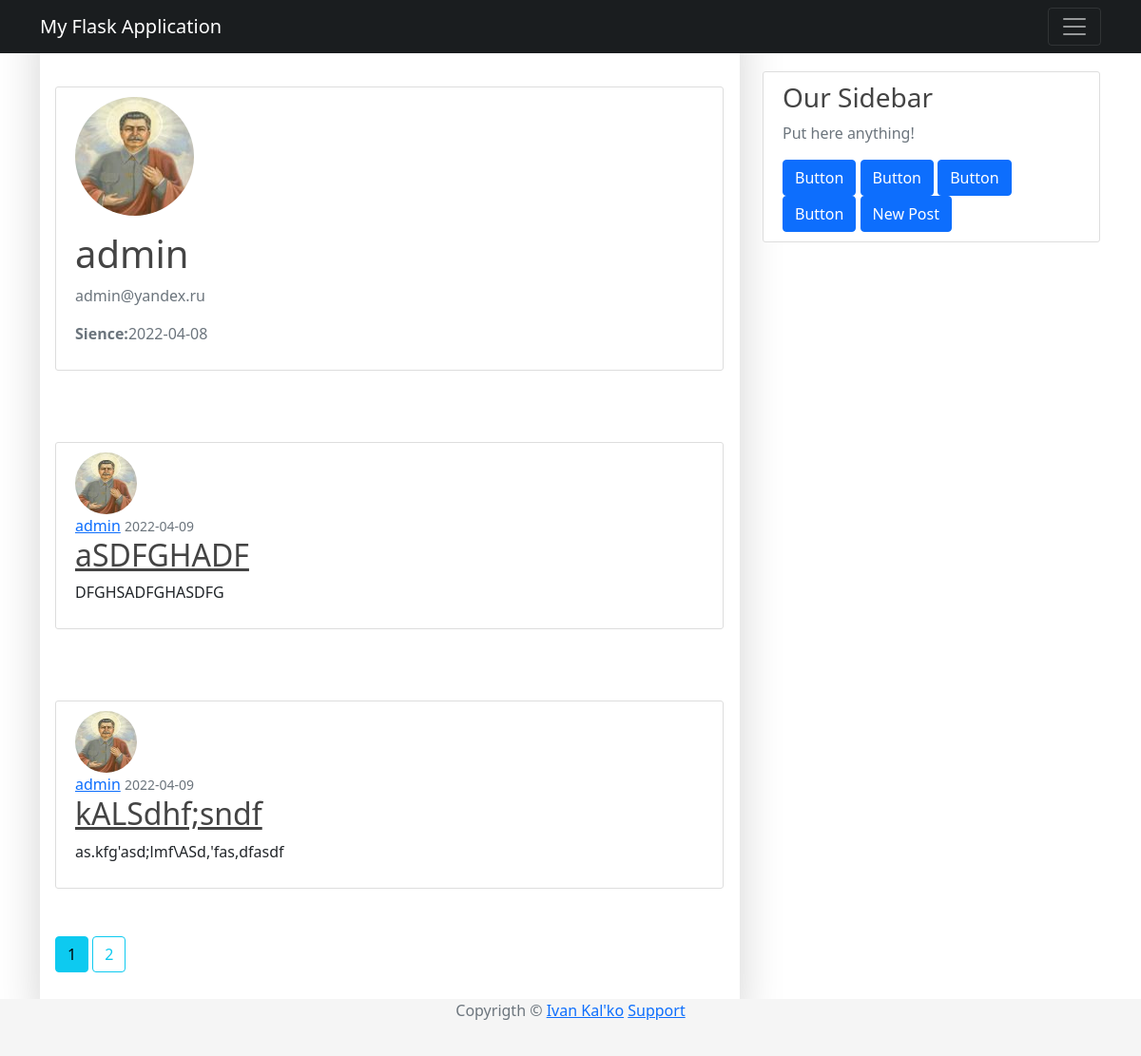
Page /user/admin (signed in) on the earlier database version.
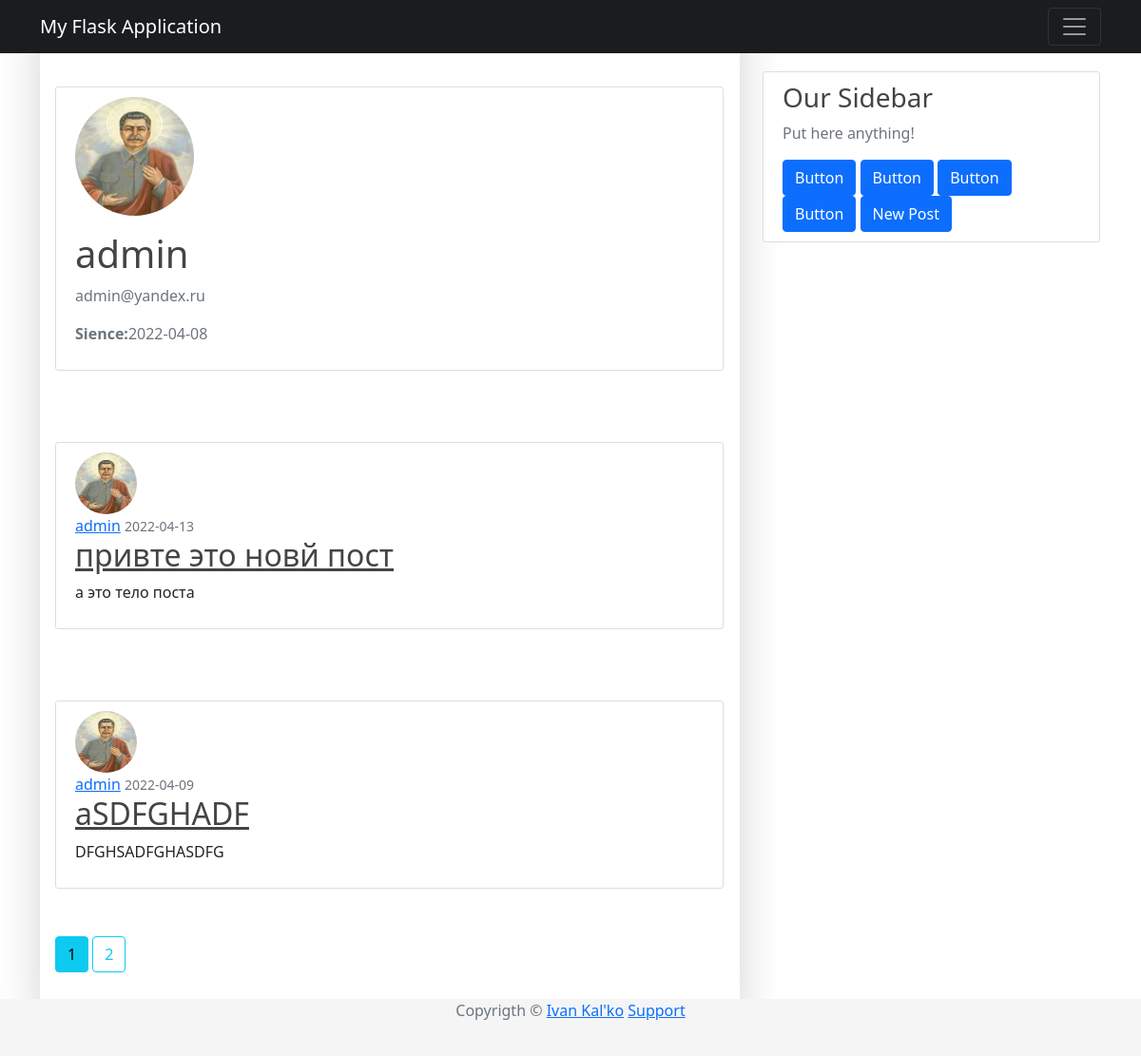
Same page on the later database version.
### app/models/user.py (models this page shows, shortened)
class User(UserMixin, db.Model):
    __tablename__ = "users"
    id = db.Column(db.Integer, primary_key=True)
    username = db.Column(db.String(64), unique=True, nullable=False)
    password_hash = db.Column(db.String(128), nullable=False)
    email = db.Column(db.String(120), nullable=False, unique=True)
    image_file = db.Column(db.String(20), nullable=False, default="default.png")
    join_date = db.Column(db.DateTime, nullable=False, default=datetime.utcnow)
    posts = db.relationship('Post', backref='author', lazy=True)

### app/models/post.py (models this page shows, shortened)
class Post(db.Model):
    __tablename__ = "posts"
    id = db.Column(db.Integer, primary_key=True)
    title = db.Column(db.String(100), nullable=False)
    timestamp = db.Column(db.DateTime, nullable=False, default=datetime.utcnow)
    content = db.Column(db.Text, nullable=False)
    user_id = db.Column(db.Integer, db.ForeignKey("users.id"), nullable=False)
    comment = db.relationship('Comment', backref='article', lazy=True)

### app/routes/user.py (the view)
@app.route("/user/<string:username>")
@login_required
def user_public(username:str):
    page = request.args.get("page", 1, type=int)
    user = User.query.filter_by(username=username).first_or_404()
    posts = Post.query.filter_by(author=user).order_by(Post.timestamp.desc()).paginate(page=page, per_page=2)
    return render_template("user_public.html", posts=posts, user=user, title=f"{user.username}'s profile")

### app/models/user.py (called while the page is built)
@login.user_loader
def load_user(id:int) -> User:
    return User.query.get(int(id))

### app/templates/user_public.html
{% extends "base.html" %}
{% block content %}
    <div class="content-section">
        <div class="media">
            <img class="rounded-circle account-img" src="{{ url_for('static' , filename='images/profiles/' + user.image_file) }}">
            <div class="media-body">
                <h2 class="account-heading">{{ user.username }}</h2>
                <p class="text-secondary">{{ user.email }}</p>
                <p class="text-secondary"><b>Sience:</b>{{ user.join_date.strftime('%Y-%m-%d')}}</p>
            </div>
        </div>
    </div>
    {% for post in posts.items %}
    <article class="media content-section">
        <img class="rounded-circle article-img" src = "{{ url_for('static', filename='images/profiles/' + post.author.image_file) }}">
        <div class="media-body">
            <div class="article-metadata">
                <a class="mr-2" href="{{ url_for('user_public', username=post.author.username )}}">{{ post.author.username }}</a>
                <small class="text-muted">{{ post.timestamp.strftime('%Y-%m-%d') }}</small>
            </div>
            <h2><a class="article-title" href="{{ url_for('post', id=post.id )}}">{{ post.title }}</a></h2>
            <p class="article-content">{{ post.content }}</p>
        </div>
    </article>
    {% endfor %}
    {% for page_num in posts.iter_pages() %}
        {% if page_num %}
            {% if posts.page == page_num %}
                <a class="btn btn-info mb-4" href="{{ url_for('user_public', username=user.username,  page=page_num )}}">{{ page_num }}</a>
            {% else %}
                <a class="btn btn-outline-info mb-4" href="{{ url_for('user_public', username=user.username, page=page_num )}}">{{ page_num }}</a>
            {% endif %}
        {% else %}
            ...
        {% endif %}
    {% endfor %}
{% endblock %}

### app/templates/base.html (shortened to what this page needs)
<!DOCTYPE html>
<html>
    <head>
        <link rel="stylesheet" type="text/css" href="{{ url_for('static', filename='css/base.css')}}"/>
        <link href="https://cdn.jsdelivr.net/npm/bootstrap@5.1.3/dist/css/bootstrap.min.css" rel="stylesheet">
    </head>
    <body>
        <header class="site-header">
            <nav class="navbar navbar-expend-md navbar-dark bg-steel fixed-top">
                <div class="container">
                    <a class="navbar-brand mr-4" href="/">My Flask Application</a>
                    <button class="navbar-toggler" type="button" data-toggle="collapse" data-target="#navbarToggle" aria-controls="navbarToggle" aria-expanded="false" aria-label="Toggle navigation">
                        <span class="navbar-toggler-icon"></span>
                    </button>
                </div>
            </nav>
        </header>
        <main role="main" class="container">
            <div class="row">
                <div class="col-md-8">
                    <div class="shadow-lg p-3 mb-5 bg-body rounded">
                        {% block content %}
                        {% endblock %}
                    </div>
                </div>
                <div class="col-md-4">
                    <div class="content-section">
                        <h3>Our Sidebar</h3>
                        <p class="text-muted">Put here anything!</p>
                        <div class="d-grid gap-2 d-md-block">
                            <button class="btn btn-primary" type="button">Button</button>
                            <button class="btn btn-primary" type="button">Button</button>
                            <button class="btn btn-primary" type="button">Button</button>
                            <button class="btn btn-primary" type="button">Button</button>
                            {% if current_user.is_authenticated %}
                            <a href="{{ url_for('post_new') }}"><button class="btn btn-primary" type="button">New Post</button><br></a>
                            {% else %}
                            <a href="{{ url_for('login') }}"><button class="btn btn-primary" type="button">Log In</button></a>
                            {% endif %}
                        </div>
                    </div>
                </div>
            </div>
        </main>
        <footer class="footer">
            <div class="container text-center">
                <span class="text-muted">Copyrigth &copy <a href="https://github.com/vano2149">Ivan Kal'ko</a></span>
                <span><a href="{{url_for('login')}}">Support</a></span>
            </div>
        </footer>
    </body>
</html>

### app/static/css/base.css (style rules this page uses)
body { background: #fafafa; color: #333333; margin-top: 5rem; }
h1, h2, h3, h4, h5, h6 { color : #444444; }
.bg-steel { background-color: #1a1d1f; }
.content-section { background: #ffffff; padding: 10px 20px; border: 1px solid #dddddd; border-radius: 3px; margin-right: 1px; margin-top: 75px; margin-bottom: 50px; }
.article-title { color: #444444; }
.article-content { white-space: pre-line; }
.article-img { height: 65px; width: 65px; margin-right: 16px; }
.account-img { height: 125px; width: 125px; margin-right: 20px; margin-bottom: 16px; }
.account-heading { font-size: 2.5rem; }
.footer { position: absolute; bottom: 0; width: 100%; height: 60px; background-color: #f5f5f5; }
html * { -webkit-font-smoothing: antialiased; -moz-osx-font-smoothing: grayscale; }
button, input, optgroup, select, textarea { margin: 0; font-family: inherit; font-size: inherit; line-height: inherit; }
.row { --bs-gutter-x: 1.5rem; --bs-gutter-y: 0; display: flex; flex-wrap: wrap; margin-top: calc(var(--bs-gutter-y) * -1); margin-right: calc(var(--bs-gutter-x) / -2); margin-left: calc(var(--bs-gutter-x) / -2); }
body { color: #67748e; font-weight: 400; line-height: 1.6; background-color: #fff; }
body { margin: 0; font-family: var(--bs-font-sans-serif); font-size: 1rem; line-height: 1.5; -webkit-text-size-adjust: 100%; -webkit-tap-highlight-color: rgba(0,0,0,0); }
:root { --bs-blue: #63b3ed; --bs-indigo: #596cff; --bs-purple: #6f42c1; --bs-pink: #d63384; --bs-red: #f56565; --bs-orange: #fd7e14; --bs-yellow: #fbd38d; --bs-green: #81e6d9; --bs-teal: #20c997; --bs-cyan: #0dcaf0; --bs-gray: #6c757d; --bs-gray-dark: #343a40; --bs-primary: #cb0c9f; --bs-secondary: #8392ab; --bs-success: #82d616; --bs-info: #17c1e8; --bs-warning: #f53939; --bs-danger: #ea0606; --bs-light: #e9ecef; --bs-dark: #252f40; --bs-white: #fff; --bs-font-sans-serif: Open Sans; --bs-font-monospace: SFMono-Regular,Menlo,Monaco,Consolas,"Liberation Mono","Courier New",monospace; --bs-gradient: linear-gradient(180deg,hsla(0,0%,100%,.15),hsla(0,0%,100%,0)); }

Differences in the rows shown:
no longer on this page (row unchanged): Post: image_file (picture), author.username "admin", timestamp "2022-04-09", title "kALSdhf;sndf", content "as.kfg'asd;lmf\\ASd,'fas,dfasdf"
added Post: image_file (picture), author.username "admin", timestamp "2022-04-13", title "привте это новй пост", content "а это тело поста"
